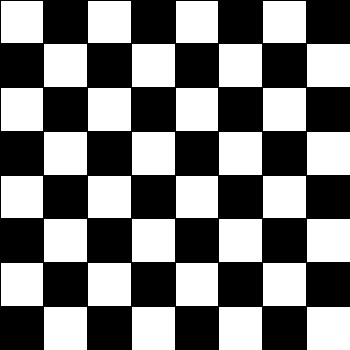
Frame 1 (no input)
Frame 60 (the mouse pressed at the canvas centre just before this capture): identical to frame 1, image omitted
Frame 120 (the mouse held since frame 60 and released just before this capture): identical to frame 1, image omitted

The Processing sketch that drew this single still picture (run headless with seeded random() and noise(); from frame 60 on, the mouse is pressed at the canvas centre):

// Processing sketch: task5
// ── task5.pde
int[][] board = new int [8][8];
float sideLength;
void setup() {
  size(350, 350);
  for (int i=0; i<board.length; i++) {
    for (int b=0; b<board.length; b++) {
      board[i][b]=b%2;
    }
  }
  sideLength= width/8.0;
}

void draw() {
  for (int i=0; i<board.length; i++) {
    int colorChange=i%2;
    for (int b=0; b<board.length; b++) {
      if (board[i][b]==colorChange) {
        fill(255);
      } else {
        fill(0);
      }
      rect(i * sideLength, b * sideLength, sideLength, sideLength);
    }
  }
}
